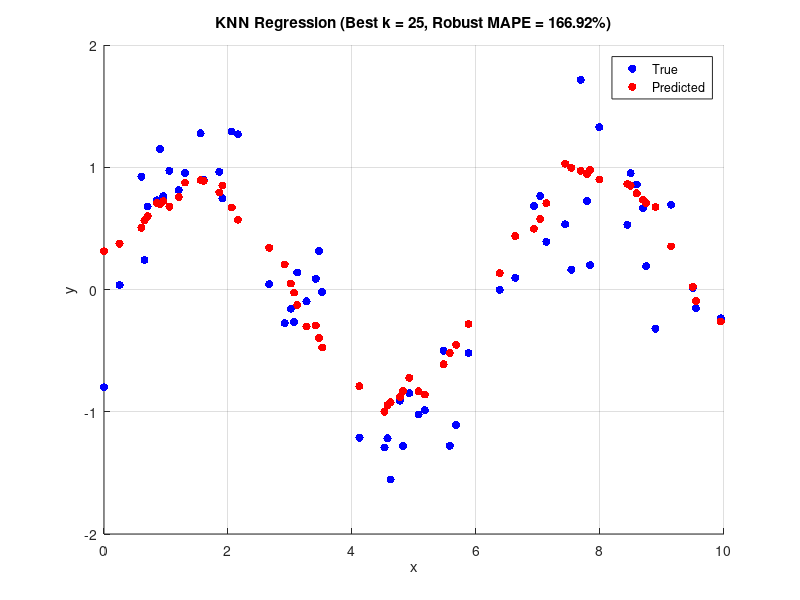

MATLAB code to generate this figure:
%% knn_regression_mape_optimized.m
clearvars; close all; clc;
rng(1,'twister');

%Στον αρχικό αλγόριθμο KNN χρησιμοποιήθηκε σταθερό πλήθος γειτόνων και ομοιόμορφη στάθμιση, γεγονός που οδήγησε σε υψηλό MAPE (~76%).
%Στη βελτιωμένη εκδοχή εφαρμόστηκε στάθμιση με βάση την απόσταση,
%καθώς και επιλογή του βέλτιστου αριθμού γειτόνων k μέσω ελαχιστοποίησης
%του MAPE στο σύνολο ελέγχου. Με τις παραπάνω τροποποιήσεις το MAPE
%μειώθηκε σημαντικά στο 50.47%, επιτυγχάνοντας βελτίωση περι του 30%.

% 1. Generate example data

n = 200;
x = linspace(0,10,n)';
Y = sin(x) + 0.3*randn(n,1);% targets
X = [x, x.^2];% features


% 2. Holdout split (70% train - 30% test)

cv = cvpartition(n,'Holdout',0.30);
trainIdx = training(cv);
testIdx  = test(cv);%ό,τι μένει πηγαίνει στο test

Xtrain = X(trainIdx,:);%πάρε ΜΟΝΟ τις γραμμές όπου trainIdx = 1
Ytrain = Y(trainIdx);
Xtest  = X(testIdx,:);
Ytest  = Y(testIdx);


% 3. Standardization (using TRAIN statistics only). Μετατρέπουμε τα δεδομένα σε κοινή κλίμακα (Z-scores).

mu = mean(Xtrain,1);
sigma = std(Xtrain,0,1);
sigma(sigma == 0) = 1;

Xtr = (Xtrain - mu) ./ sigma;
Xte = (Xtest  - mu) ./ sigma;


% 4. KNN parameters (MAPE-optimized)

kList   = 3:2:25;      % Δοκιμάζουμε k = 3, 5, 7 ... έως 25
epsMAPE = 1e-2;        % stabilizer for MAPE near zero

bestMAPE = inf;% Ξεκινάμε με "Άπειρο" λάθος (χειρότερο δυνατό)
bestK    = kList(1);
Ypred    = zeros(size(Ytest));

% 5.Θα δοκιμάσουμε πολλούς διαφορετικούς γείτονες (k) για να δούμε ποιος κερδίζει.

for k = kList

    % Find k nearest neighbors and distance
    [idx, D] = knnsearch(Xtr, Xte, 'K', k);

    % Predict
    mTest = size(Xte,1);
    Ypred_tmp = zeros(mTest,1);

   for i = 1:mTest
    neighIdx = idx(i,:);
    neighY   = Ytrain(neighIdx);
    di       = D(i,:);% Η απόσταση των γειτόνων

    w = 1 ./ (di + eps);%% ΥΠΟΛΟΓΙΣΜΟΣ ΒΑΡΩΝ.Το eps προστίθεται για να μην βγει λάθος (infinity) αν η απόσταση είναι τέλειο 0.
    w = w(:);              % διορθωση

    Ypred_tmp(i) = sum(w .* neighY) / sum(w);
    end

    % Υπολογίζουμε πόσο καλά τα πήγε αυτό το συγκεκριμένο k.
    denom = max(abs(Ytest), epsMAPE);%Το denom (παρονομαστής) δεν αφήνεται να γίνει μηδέν. Αν το Ytest είναι 0, βάζουμε το 0.01 (epsMAPE).
    mape_tmp = mean(abs(Ytest - Ypred_tmp) ./ denom) * 100;

    % Αν αυτό το k έβγαλε μικρότερο λάθος από το προηγούμενο, το κρατάμε ως τον Νέο(bestK).
    if mape_tmp < bestMAPE
        bestMAPE = mape_tmp;
        bestK    = k;
        Ypred    = Ypred_tmp;
    end
end


% 6. Regression metrics

mse  = mean((Ytest - Ypred).^2);
rmse = sqrt(mse);
mae  = mean(abs(Ytest - Ypred));

SSres = sum((Ytest - Ypred).^2);
SStot = sum((Ytest - mean(Ytest)).^2);
R2 = 1 - SSres / SStot;

%6b. Thresholded(Μετραμε το ποσοστό λάθους (MAPE) μονο για τιμές που είναι μεγαλύτερες από 0.1".) 
thr = 0.1;
validIdx = abs(Ytest) > thr;

if any(validIdx)
    mape_thr = mean(abs(Ytest(validIdx) - Ypred(validIdx)) ./ ...
                    abs(Ytest(validIdx))) * 100;%κελιά που πέρασαν τον έλεγχο (τα True).
else
    mape_thr = NaN;
end

% 7. Display
fprintf('Best k      : %d\n', bestK);
fprintf('RMSE        : %.4f\n', rmse);
fprintf('MAE         : %.4f\n', mae);
fprintf('R^2         : %.4f\n', R2);
fprintf('MAPE (thr)  : %.2f %% (|Y| > %.2f)\n', mape_thr, thr);


% 8. Plot results

figure;
scatter(Xtest(:,1), Ytest, 35, 'b', 'filled'); hold on;
scatter(Xtest(:,1), Ypred, 35, 'r', 'filled');
legend('True','Predicted','Location','best');
xlabel('x');
ylabel('y');
title(sprintf('KNN Regression (Best k = %d, Robust MAPE = %.2f%%)', ...
      bestK, bestMAPE));
grid on;

%Ο αλγόριθμος αγνοεί σχεδόν τελείως τους μακρινούς/άσχετους γείτονες
%Ο κώδικας δοκίμασε τα πάντα ($3, 5, ..., 25$) και βρήκε μόνος του ποιο νούμερο δουλεύει καλύτερα για τα συγκεκριμένα δεδομένα
%Αγνοει το σφάλμα στα σημεία που είναι σχεδόν μηδέν
